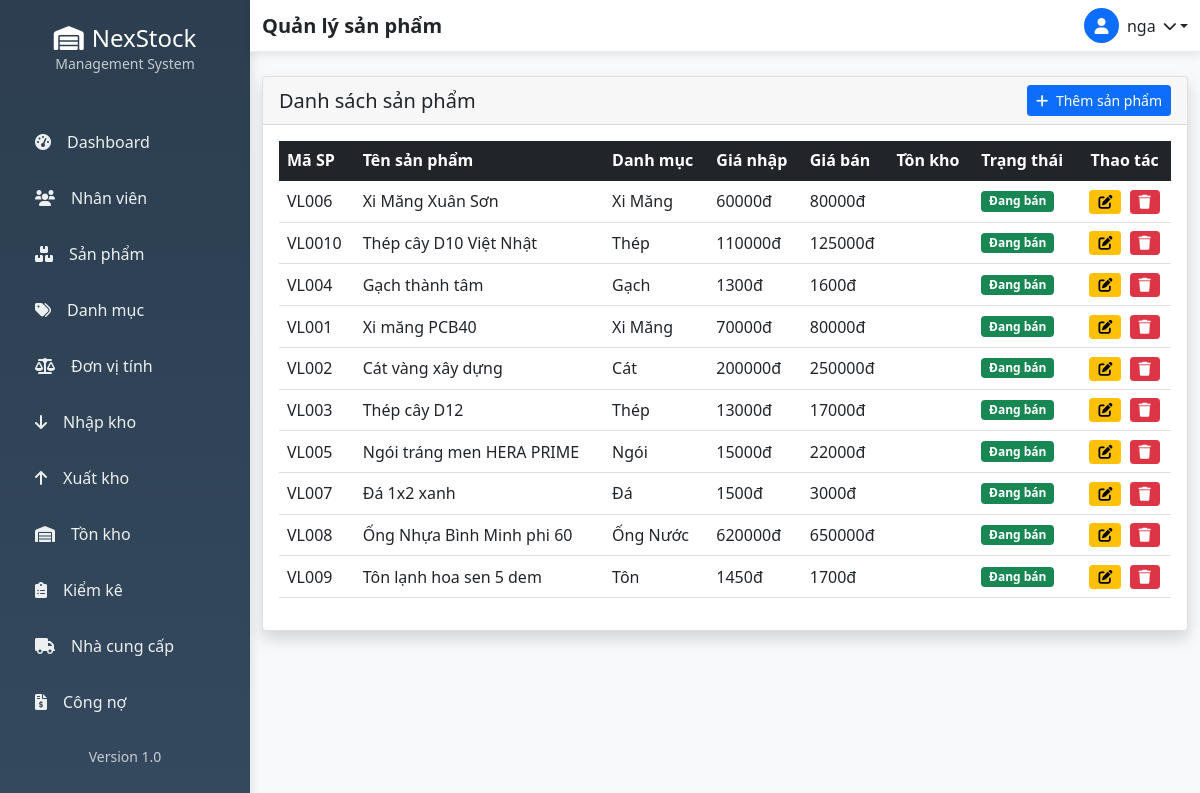
/san-pham/ (signed in), run on the app's committed database.
### accounts/models.py (models this page shows, shortened)
class NguoiDung(AbstractUser):
    ho_ten = models.CharField(max_length=100, blank=True)
    vai_tro = models.CharField(max_length=20, choices=[
        ('admin', 'Quản trị viên'),
        ('manager', 'Quản lý'),
        ('staff', 'Nhân viên'),
    ], default='staff')
    trang_thai = models.BooleanField(default=True)

### products/models.py (models this page shows, shortened)
class SanPham(models.Model):
    danh_muc = models.ForeignKey(DanhMucSanPham, on_delete=models.CASCADE)
    don_vi_tinh = models.ForeignKey(DonViTinh, on_delete=models.CASCADE)
    ma_san_pham = models.CharField(max_length=50, unique=True)
    ten_san_pham = models.CharField(max_length=200)
    mo_ta = models.TextField(blank=True, null=True)
    gia_nhap = models.DecimalField(max_digits=15, decimal_places=2)
    gia_ban = models.DecimalField(max_digits=15, decimal_places=2)
    trang_thai = models.BooleanField(default=True)
    ngay_tao = models.DateTimeField(auto_now_add=True)
    class Meta:
        verbose_name = "Sản phẩm"
        verbose_name_plural = "Sản phẩm"

class DanhMucSanPham(models.Model):
    ten_danh_muc = models.CharField(max_length=100)
    mo_ta = models.TextField(blank=True, null=True)
    trang_thai = models.BooleanField(default=True)
    ngay_tao = models.DateTimeField(auto_now_add=True)
    class Meta:
        verbose_name = "Danh mục sản phẩm"
        verbose_name_plural = "Danh mục sản phẩm"

### products/views.py (the view)
# urls.py: path('', views.product_list, name='product_list'),
@login_required
def product_list(request):
    products = SanPham.objects.all()
    return render(request, 'products/product_list.html', {'products': products})

### templates/products/product_list.html (shortened to what this page needs)
{% extends 'base.html' %}
{% block page_title %}Quản lý sản phẩm{% endblock %}
{% block content %}
<div class="card shadow">
    <div class="card-header d-flex justify-content-between align-items-center">
        <h5 class="card-title mb-0">Danh sách sản phẩm</h5>
        <a href="{% url 'product_create' %}" class="btn btn-primary btn-sm">
            <i class="fas fa-plus me-1"></i> Thêm sản phẩm
        </a>
    </div>
    <div class="card-body">
        <div class="table-responsive">
            <table class="table table-hover align-middle">
                <thead class="table-dark">
                    <tr>
                        <th>Mã SP</th>
                        <th>Tên sản phẩm</th>
                        <th>Danh mục</th>
                        <th>Giá nhập</th>
                        <th>Giá bán</th>
                        <th>Tồn kho</th>
                        <th>Trạng thái</th>
                        <th class="text-center">Thao tác</th>
                    </tr>
                </thead>
                <tbody>
                    {% for product in products %}
                    <tr>
                        <td>{{ product.ma_san_pham }}</td>
                        <td>{{ product.ten_san_pham }}</td>
                        <td>{{ product.danh_muc.ten_danh_muc }}</td>
                        <td>{{ product.gia_nhap|floatformat:0 }}đ</td>
                        <td>{{ product.gia_ban|floatformat:0 }}đ</td>
                        <td>{{ product.ton_kho }}</td>
                        <td>
                            {% if product.trang_thai %}
                                <span class="badge bg-success">Đang bán</span>
                            {% else %}
                                <span class="badge bg-secondary">Ngừng bán</span>
                            {% endif %}
                        </td>
                        <td class="text-center">
                            <a href="{% url 'product_edit' product.id %}" class="btn btn-sm btn-warning me-1">
                                <i class="fas fa-edit"></i>
                            </a>
                            <a href="{% url 'product_delete' product.id %}" class="btn btn-sm btn-danger">
                                <i class="fas fa-trash"></i>
                            </a>
                        </td>
                    </tr>
                    {% empty %}
                    <tr>
                        <td colspan="8" class="text-center text-muted">Chưa có sản phẩm nào.</td>
                    </tr>
                    {% endfor %}
                </tbody>
            </table>
        </div>
    </div>
</div>
{% endblock %}

### templates/base.html (shortened to what this page needs)
{% load static %}
<html lang="vi">
<head>
    <link href="https://cdn.jsdelivr.net/npm/bootstrap@5.1.3/dist/css/bootstrap.min.css" rel="stylesheet">
    <link rel="stylesheet" href="https://cdnjs.cloudflare.com/ajax/libs/font-awesome/6.0.0/css/all.min.css">
</head>
<body>
{% if user.is_authenticated %}
<div class="d-flex">
    <div class="sidebar">
        <div class="sidebar-header text-center py-4">
            <h4 class="text-white mb-0">
                <i class="fas fa-warehouse me-2"></i>NexStock
            </h4>
            <small class="text-light opacity-75">Management System</small>
        </div>
        <nav class="nav flex-column mt-3">
            <a class="nav-link {% if request.resolver_match.url_name == 'dashboard' %}active{% endif %}"
               href="{% url 'dashboard' %}">
                <i class="fas fa-tachometer-alt me-3"></i>Dashboard
            </a>
            <a class="nav-link {% if 'nhan-vien' in request.path %}active{% endif %}"
               href="{% url 'danh_sach_nhan_vien' %}">
                <i class="fas fa-users me-3"></i>Nhân viên
            </a>
            <a class="nav-link {% if 'product' in request.path %}active{% endif %}"
               href="{% url 'product_list' %}">
                <i class="fas fa-boxes me-3"></i>Sản phẩm
            </a>
            <a class="nav-link {% if 'category' in request.path %}active{% endif %}"
               href="{% url 'category_list' %}">
                <i class="fas fa-tags me-3"></i>Danh mục
            </a>
            <a class="nav-link {% if 'unit' in request.path %}active{% endif %}"
               href="{% url 'unit_list' %}">
                <i class="fas fa-balance-scale me-3"></i>Đơn vị tính
            </a>
            <a class="nav-link {% if 'nhap' in request.path %}active{% endif %}"
               href="{% url 'inventory:nhapkho_list' %}">
                <i class="fas fa-arrow-down me-3"></i>Nhập kho
            </a>
            <a class="nav-link {% if 'xuat' in request.path %}active{% endif %}"
               href="{% url 'inventory:xuatkho_list' %}">
                <i class="fas fa-arrow-up me-3"></i>Xuất kho
            </a>
            <a class="nav-link {% if 'ton-kho' in request.path %}active{% endif %}"
               href="{% url 'inventory:chi_tiet_ton_kho' kho_id=1 %}">
                <i class="fas fa-warehouse me-3"></i>Tồn kho
            </a>
            <a class="nav-link {% if 'kiem-ke' in request.path %}active{% endif %}"
               href="{% url 'inventory:danh_sach_kiem_ke' %}">
                <i class="fas fa-clipboard-list me-3"></i>Kiểm kê
            </a>
            <a class="nav-link" href="/doi-tac/nha-cung-cap/">
                <i class="fas fa-truck me-3"></i>Nhà cung cấp
            </a>
            <a class="nav-link {% if 'debt' in request.path %}active{% endif %}"
               href="{% url 'debt:congno_list' %}">
                <i class="fas fa-file-invoice-dollar me-3"></i>Công nợ
            </a>
        </nav>
        <div class="sidebar-footer mt-auto p-3 text-center">
            <small class="text-light opacity-75">Version 1.0</small>
        </div>
    </div>
    <div class="main-content flex-grow-1">
        <nav class="navbar navbar-custom navbar-expand-lg">
            <div class="container-fluid d-flex justify-content-between">
                <h5 class="mb-0 fw-bold">{% block page_title %}Dashboard{% endblock %}</h5>
                <div class="dropdown">
                    <a href="#" class="dropdown-toggle text-dark text-decoration-none d-flex align-items-center"
                       id="userDropdown" data-bs-toggle="dropdown" aria-expanded="false">
                        <div class="bg-primary rounded-circle d-flex align-items-center justify-content-center me-2"
                             style="width: 35px; height: 35px;">
                            <i class="fas fa-user text-white"></i>
                        </div>
                        <span class="me-2">{{ user.username }}</span>
                        <i class="fas fa-chevron-down small"></i>
                    </a>
                </div>
            </div>
        </nav>
        <div class="container-fluid py-4">
            {% block content %}{% endblock %}
        </div>
    </div>
</div>
{% else %}
<div class="auth-wrapper">
    {% block auth_content %}{% endblock %}
</div>
{% endif %}
</body>
</html>

### templates/base.html (style rules this page uses)
:root { --primary-color: #2c3e50; --secondary-color: #34495e; --accent-color: #3498db; --sidebar-width: 250px; }
.sidebar { background: linear-gradient(180deg, var(--primary-color) 0%, var(--secondary-color) 100%); min-height: 100vh; width: var(--sidebar-width); position: fixed; left: 0; top: 0; box-shadow: 2px 0 10px rgba(0,0,0,0.1); }
.sidebar .nav-link { color: #ecf0f1; padding: 12px 20px; border-radius: 8px; margin: 4px 15px; transition: all 0.3s ease; font-weight: 500; }
.main-content { margin-left: var(--sidebar-width); min-height: 100vh; background-color: #f8f9fa; }
.navbar-custom { background: white !important; box-shadow: 0 2px 10px rgba(0,0,0,0.1); border-bottom: 1px solid #e9ecef; }

### data on the page
NguoiDung: username "nga"
SanPham: ma_san_pham "VL006", ten_san_pham "Xi Măng Xuân Sơn", danh_muc.ten_danh_muc "Xi Măng", gia_nhap "60000", gia_ban "80000", trang_thai "Đang bán"
SanPham: ma_san_pham "VL0010", ten_san_pham "Thép cây D10 Việt Nhật", danh_muc.ten_danh_muc "Thép", gia_nhap "110000", gia_ban "125000", trang_thai "Đang bán"
SanPham: ma_san_pham "VL004", ten_san_pham "Gạch thành tâm", danh_muc.ten_danh_muc "Gạch", gia_nhap "1300", gia_ban "1600", trang_thai "Đang bán"
SanPham: ma_san_pham "VL001", ten_san_pham "Xi măng PCB40", danh_muc.ten_danh_muc "Xi Măng", gia_nhap "70000", gia_ban "80000", trang_thai "Đang bán"
SanPham: ma_san_pham "VL002", ten_san_pham "Cát vàng xây dựng", danh_muc.ten_danh_muc "Cát", gia_nhap "200000", gia_ban "250000", trang_thai "Đang bán"
SanPham: ma_san_pham "VL003", ten_san_pham "Thép cây D12", danh_muc.ten_danh_muc "Thép", gia_nhap "13000", gia_ban "17000", trang_thai "Đang bán"
SanPham: ma_san_pham "VL005", ten_san_pham "Ngói tráng men HERA PRIME", danh_muc.ten_danh_muc "Ngói", gia_nhap "15000", gia_ban "22000", trang_thai "Đang bán"
SanPham: ma_san_pham "VL007", ten_san_pham "Đá 1x2 xanh", danh_muc.ten_danh_muc "Đá", gia_nhap "1500", gia_ban "3000", trang_thai "Đang bán"
SanPham: ma_san_pham "VL008", ten_san_pham "Ống Nhựa Bình Minh phi 60", danh_muc.ten_danh_muc "Ống Nước", gia_nhap "620000", gia_ban "650000", trang_thai "Đang bán"
SanPham: ma_san_pham "VL009", ten_san_pham "Tôn lạnh hoa sen 5 dem", danh_muc.ten_danh_muc "Tôn", gia_nhap "1450", gia_ban "1700", trang_thai "Đang bán"
